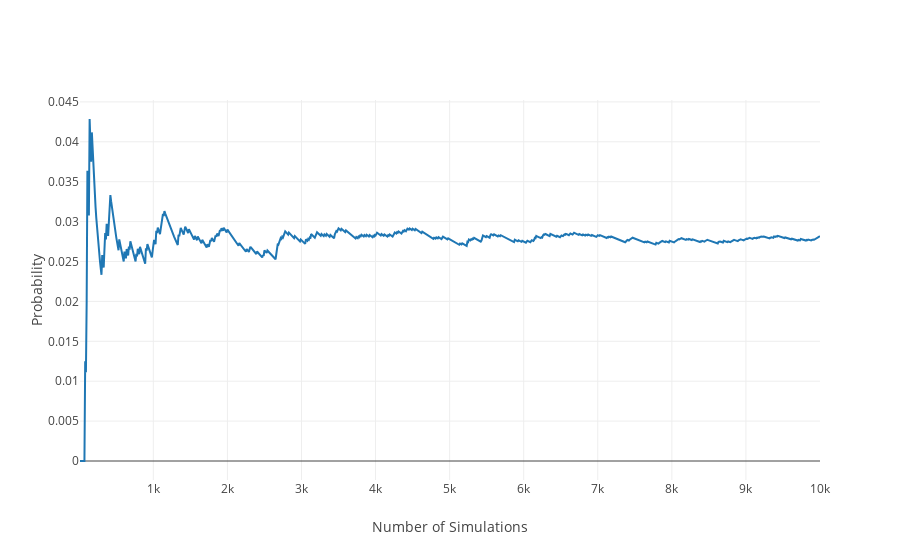

Notebook cell for this chart:
### Markdown cell above
The Probability that both will occur is given by:
## P(A and B) = P(A) * P(B)
So, for our dice example, let's say we have two dice. The odds of rolling sixes on both can be stated as:<br>
P(A6 and B6) = P(A6) * P(B6)<br>
P(A6 and B6) = 1/6 * 1/6 = 1/36 = 0.0278

### Code cell
dice_rolls = np.arange(1,7)
count_hits = 0
x_data = []
y_data = []

for num_simulations in range(1, 10001):
    roll_1 = np.random.choice(dice_rolls)
    roll_2 = np.random.choice(dice_rolls)
    if (roll_1 == 6) & (roll_2 == 6) :
        count_hits += 1
    if (num_simulations % 10) == 0:
        y_data.append(float(count_hits) / float(num_simulations))
        x_data.append(num_simulations)

# Plot the figure
fig = plot_probs(x_data, y_data)
iplot(fig)

### Figure 1 — Plotly figure (JSON) as saved in the notebook; plotly's stock layout.template omitted (floating-point values rounded to 4 significant figures; data arrays with more than 128 entries replaced by an {"elided": "..."} marker saying what was removed)
{"data": [{"type": "scatter", "x": {"elided": "1000 int values"}, "y": {"elided": "1000 float values"}}], "layout": {"xaxis": {"title": "Number of Simulations"}, "yaxis": {"title": "Probability"}}}
